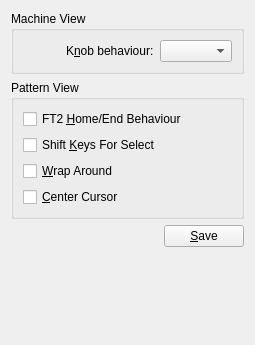
<ui version="4.0" >
 <class>BehaviourPage</class>
 <widget class="QWidget" name="BehaviourPage" >
  <property name="geometry" >
   <rect>
    <x>0</x>
    <y>0</y>
    <width>255</width>
    <height>345</height>
   </rect>
  </property>
  <property name="windowTitle" >
   <string>Form</string>
  </property>
  <layout class="QVBoxLayout" name="verticalLayout_4" >
   <item>
    <layout class="QVBoxLayout" name="verticalLayout_3" >
     <item>
      <widget class="QGroupBox" name="machineViewGroupBox_" >
       <property name="title" >
        <string>Machine View</string>
       </property>
       <layout class="QVBoxLayout" name="verticalLayout" >
        <item>
         <layout class="QHBoxLayout" name="horizontalLayout" >
          <item>
           <spacer name="horizontalSpacer" >
            <property name="orientation" >
             <enum>Qt::Horizontal</enum>
            </property>
            <property name="sizeHint" stdset="0" >
             <size>
              <width>40</width>
              <height>20</height>
             </size>
            </property>
           </spacer>
          </item>
          <item>
           <widget class="QLabel" name="knobBehaviourLabel_" >
            <property name="text" >
             <string>K&amp;nob behaviour:</string>
            </property>
            <property name="buddy" >
             <cstring>knobBehaviourCombo_</cstring>
            </property>
           </widget>
          </item>
          <item>
           <widget class="QComboBox" name="knobBehaviourCombo_" />
          </item>
         </layout>
        </item>
       </layout>
      </widget>
     </item>
     <item>
      <widget class="QGroupBox" name="patternViewGroupBox" >
       <property name="title" >
        <string>Pattern View</string>
       </property>
       <layout class="QVBoxLayout" name="verticalLayout_2" >
        <item>
         <widget class="QCheckBox" name="homeEndChk_" >
          <property name="text" >
           <string>FT2 &amp;Home/End Behaviour</string>
          </property>
         </widget>
        </item>
        <item>
         <widget class="QCheckBox" name="shiftChk_" >
          <property name="text" >
           <string>Shift &amp;Keys For Select</string>
          </property>
         </widget>
        </item>
        <item>
         <widget class="QCheckBox" name="wrapChk_" >
          <property name="text" >
           <string>&amp;Wrap Around</string>
          </property>
         </widget>
        </item>
        <item>
         <widget class="QCheckBox" name="centerCursorChk_" >
          <property name="text" >
           <string>&amp;Center Cursor</string>
          </property>
         </widget>
        </item>
       </layout>
      </widget>
     </item>
    </layout>
   </item>
   <item>
    <layout class="QHBoxLayout" name="horizontalLayout_2" >
     <item>
      <spacer name="horizontalSpacer_2" >
       <property name="orientation" >
        <enum>Qt::Horizontal</enum>
       </property>
       <property name="sizeHint" stdset="0" >
        <size>
         <width>40</width>
         <height>20</height>
        </size>
       </property>
      </spacer>
     </item>
     <item>
      <widget class="QPushButton" name="saveBtn_" >
       <property name="text" >
        <string>&amp;Save</string>
       </property>
      </widget>
     </item>
    </layout>
   </item>
   <item>
    <spacer name="verticalSpacer" >
     <property name="orientation" >
      <enum>Qt::Vertical</enum>
     </property>
     <property name="sizeHint" stdset="0" >
      <size>
       <width>20</width>
       <height>70</height>
      </size>
     </property>
    </spacer>
   </item>
  </layout>
 </widget>
 <resources/>
 <connections/>
</ui>
